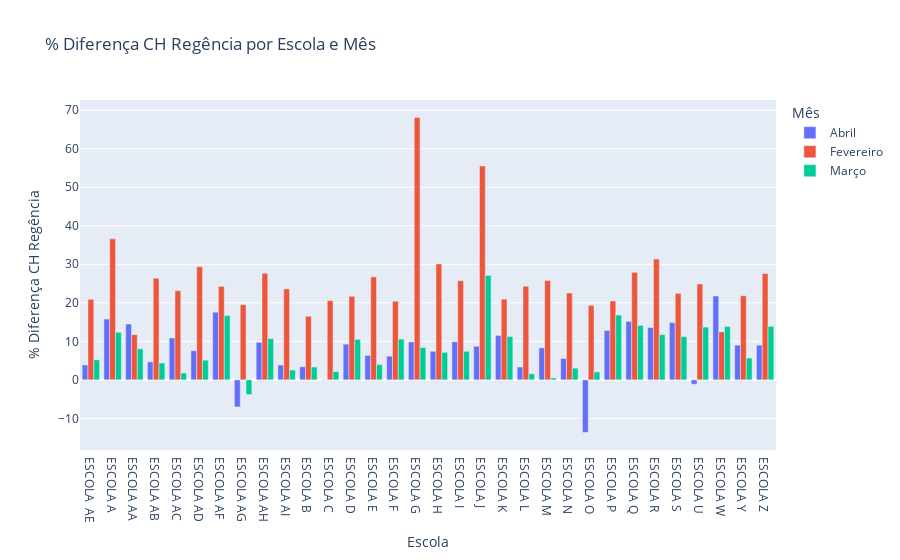
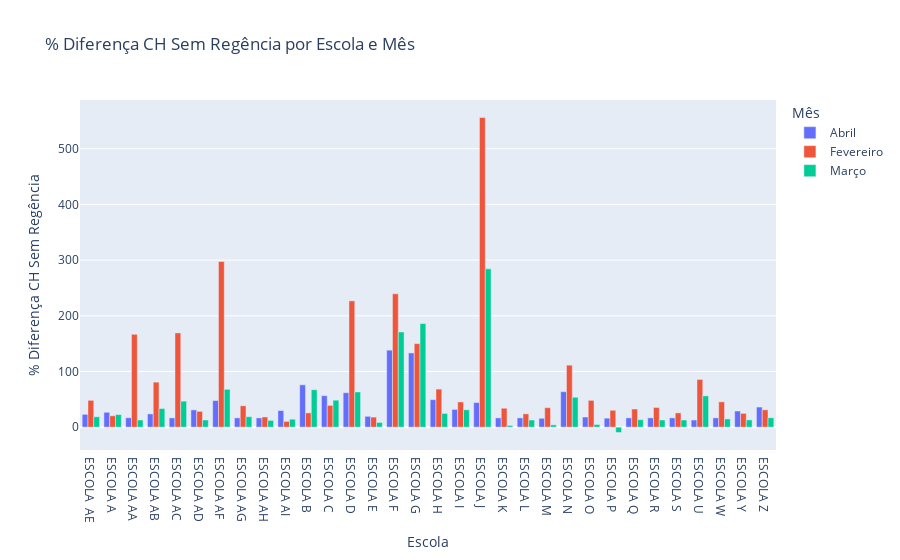

Notebook cell for these charts, in order:
### Code cell
import plotly.express as px

fig = px.bar(df_comparativo, x='Escola', y='% Diferença CH Regência', color='Mês', barmode='group',
             title='% Diferença CH Regência por Escola e Mês')
fig.show()
fig = px.bar(df_comparativo, x='Escola', y='% Diferença CH Sem Regência', color='Mês', barmode='group',
             title='% Diferença CH Sem Regência por Escola e Mês')
fig.show()

### Figure 1 — Plotly figure (JSON) as saved in the notebook; plotly's stock layout.template omitted (floating-point values rounded to 4 significant figures)
{"data": [{"alignmentgroup": "True", "hovertemplate": "Mês=Abril<br>Escola=%{x}<br>% Diferença CH Regência=%{y}<extra></extra>", "legendgroup": "Abril", "marker": {"color": "#636efa", "pattern": {"shape": ""}}, "name": "Abril", "offsetgroup": "Abril", "orientation": "v", "showlegend": true, "textposition": "auto", "type": "bar", "x": ["ESCOLA  AE", "ESCOLA A", "ESCOLA AA", "ESCOLA AB", "ESCOLA AC", "ESCOLA AD", "ESCOLA AF", "ESCOLA AG", "ESCOLA AH", "ESCOLA AI", "ESCOLA B", "ESCOLA C", "ESCOLA D", "ESCOLA E", "ESCOLA F", "ESCOLA G", "ESCOLA H", "ESCOLA I", "ESCOLA J", "ESCOLA K", "ESCOLA L", "ESCOLA M", "ESCOLA N", "ESCOLA O", "ESCOLA P", "ESCOLA Q", "ESCOLA R", "ESCOLA S", "ESCOLA U", "ESCOLA W", "ESCOLA Y", "ESCOLA Z"], "xaxis": "x", "y": [3.87, 15.78, 14.49, 4.66, 10.86, 7.58, 17.57, -7.04, 9.74, 3.86, 3.4, -0.08, 9.26, 6.34, 6.15, 9.85, 7.43, 9.88, 8.72, 11.54, 3.33, 8.3, 5.53, -13.67, 12.8, 15.19, 13.58, 14.85, -1.13, 21.77, 9.01, 9.01], "yaxis": "y"}, {"alignmentgroup": "True", "hovertemplate": "Mês=Fevereiro<br>Escola=%{x}<br>% Diferença CH Regência=%{y}<extra></extra>", "legendgroup": "Fevereiro", "marker": {"color": "#EF553B", "pattern": {"shape": ""}}, "name": "Fevereiro", "offsetgroup": "Fevereiro", "orientation": "v", "showlegend": true, "textposition": "auto", "type": "bar", "x": ["ESCOLA  AE", "ESCOLA A", "ESCOLA AA", "ESCOLA AB", "ESCOLA AC", "ESCOLA AD", "ESCOLA AF", "ESCOLA AG", "ESCOLA AH", "ESCOLA AI", "ESCOLA B", "ESCOLA C", "ESCOLA D", "ESCOLA E", "ESCOLA F", "ESCOLA G", "ESCOLA H", "ESCOLA I", "ESCOLA J", "ESCOLA K", "ESCOLA L", "ESCOLA M", "ESCOLA N", "ESCOLA O", "ESCOLA P", "ESCOLA Q", "ESCOLA R", "ESCOLA S", "ESCOLA U", "ESCOLA W", "ESCOLA Y", "ESCOLA Z"], "xaxis": "x", "y": [20.9, 36.6, 11.73, 26.38, 23.14, 29.37, 24.27, 19.53, 27.65, 23.6, 16.51, 20.58, 21.69, 26.74, 20.42, 68.11, 30.08, 25.74, 55.52, 20.96, 24.3, 25.8, 22.55, 19.31, 20.47, 27.91, 31.36, 22.45, 24.89, 12.44, 21.83, 27.61], "yaxis": "y"}, {"alignmentgroup": "True", "hovertemplate": "Mês=Março<br>Escola=%{x}<br>% Diferença CH Regência=%{y}<extra></extra>", "legendgroup": "Março", "marker": {"color": "#00cc96", "pattern": {"shape": ""}}, "name": "Março", "offsetgroup": "Março", "orientation": "v", "showlegend": true, "textposition": "auto", "type": "bar", "x": ["ESCOLA  AE", "ESCOLA A", "ESCOLA AA", "ESCOLA AB", "ESCOLA AC", "ESCOLA AD", "ESCOLA AF", "ESCOLA AG", "ESCOLA AH", "ESCOLA AI", "ESCOLA B", "ESCOLA C", "ESCOLA D", "ESCOLA E", "ESCOLA F", "ESCOLA G", "ESCOLA H", "ESCOLA I", "ESCOLA J", "ESCOLA K", "ESCOLA L", "ESCOLA M", "ESCOLA N", "ESCOLA O", "ESCOLA P", "ESCOLA Q", "ESCOLA R", "ESCOLA S", "ESCOLA U", "ESCOLA W", "ESCOLA Y", "ESCOLA Z"], "xaxis": "x", "y": [5.2, 12.35, 8.06, 4.37, 1.78, 5.11, 16.69, -3.81, 10.71, 2.54, 3.33, 2.14, 10.51, 3.95, 10.57, 8.37, 7.14, 7.41, 27.11, 11.25, 1.59, 0.48, 3.03, 2.06, 16.82, 14.14, 11.73, 11.23, 13.7, 13.85, 5.67, 13.89], "yaxis": "y"}], "layout": {"barmode": "group", "legend": {"title": {"text": "Mês"}, "tracegroupgap": 0}, "title": {"text": "% Diferença CH Regência por Escola e Mês"}, "xaxis": {"anchor": "y", "domain": [0, 1], "title": {"text": "Escola"}}, "yaxis": {"anchor": "x", "domain": [0, 1], "title": {"text": "% Diferença CH Regência"}}}}

### Figure 2 — Plotly figure (JSON) as saved in the notebook; plotly's stock layout.template omitted (floating-point values rounded to 4 significant figures)
{"data": [{"alignmentgroup": "True", "hovertemplate": "Mês=Abril<br>Escola=%{x}<br>% Diferença CH Sem Regência=%{y}<extra></extra>", "legendgroup": "Abril", "marker": {"color": "#636efa", "pattern": {"shape": ""}}, "name": "Abril", "offsetgroup": "Abril", "orientation": "v", "showlegend": true, "textposition": "auto", "type": "bar", "x": ["ESCOLA  AE", "ESCOLA A", "ESCOLA AA", "ESCOLA AB", "ESCOLA AC", "ESCOLA AD", "ESCOLA AF", "ESCOLA AG", "ESCOLA AH", "ESCOLA AI", "ESCOLA B", "ESCOLA C", "ESCOLA D", "ESCOLA E", "ESCOLA F", "ESCOLA G", "ESCOLA H", "ESCOLA I", "ESCOLA J", "ESCOLA K", "ESCOLA L", "ESCOLA M", "ESCOLA N", "ESCOLA O", "ESCOLA P", "ESCOLA Q", "ESCOLA R", "ESCOLA S", "ESCOLA U", "ESCOLA W", "ESCOLA Y", "ESCOLA Z"], "xaxis": "x", "y": [23.06, 26.72, 16.96, 23.83, 16.67, 31.06, 47.78, 16.67, 16.67, 29.88, 76.05, 56.52, 61.88, 19.52, 138.3, 133.3, 49.39, 31.93, 44.16, 16.67, 16.67, 15.92, 63.74, 18.22, 16.16, 16.67, 16.67, 16.67, 12.84, 16.67, 29.03, 36.11], "yaxis": "y"}, {"alignmentgroup": "True", "hovertemplate": "Mês=Fevereiro<br>Escola=%{x}<br>% Diferença CH Sem Regência=%{y}<extra></extra>", "legendgroup": "Fevereiro", "marker": {"color": "#EF553B", "pattern": {"shape": ""}}, "name": "Fevereiro", "offsetgroup": "Fevereiro", "orientation": "v", "showlegend": true, "textposition": "auto", "type": "bar", "x": ["ESCOLA  AE", "ESCOLA A", "ESCOLA AA", "ESCOLA AB", "ESCOLA AC", "ESCOLA AD", "ESCOLA AF", "ESCOLA AG", "ESCOLA AH", "ESCOLA AI", "ESCOLA B", "ESCOLA C", "ESCOLA D", "ESCOLA E", "ESCOLA F", "ESCOLA G", "ESCOLA H", "ESCOLA I", "ESCOLA J", "ESCOLA K", "ESCOLA L", "ESCOLA M", "ESCOLA N", "ESCOLA O", "ESCOLA P", "ESCOLA Q", "ESCOLA R", "ESCOLA S", "ESCOLA U", "ESCOLA W", "ESCOLA Y", "ESCOLA Z"], "xaxis": "x", "y": [48.19, 20.44, 166.8, 80.89, 169.2, 28.4, 297.4, 38.39, 18.33, 10.42, 25.64, 39.1, 226.8, 18.06, 239.4, 150, 68.38, 45.34, 556.0, 34.01, 23.93, 35.02, 111.4, 48.14, 30.32, 32.61, 35.37, 25.64, 85.72, 45.51, 24.76, 31.17], "yaxis": "y"}, {"alignmentgroup": "True", "hovertemplate": "Mês=Março<br>Escola=%{x}<br>% Diferença CH Sem Regência=%{y}<extra></extra>", "legendgroup": "Março", "marker": {"color": "#00cc96", "pattern": {"shape": ""}}, "name": "Março", "offsetgroup": "Março", "orientation": "v", "showlegend": true, "textposition": "auto", "type": "bar", "x": ["ESCOLA  AE", "ESCOLA A", "ESCOLA AA", "ESCOLA AB", "ESCOLA AC", "ESCOLA AD", "ESCOLA AF", "ESCOLA AG", "ESCOLA AH", "ESCOLA AI", "ESCOLA B", "ESCOLA C", "ESCOLA D", "ESCOLA E", "ESCOLA F", "ESCOLA G", "ESCOLA H", "ESCOLA I", "ESCOLA J", "ESCOLA K", "ESCOLA L", "ESCOLA M", "ESCOLA N", "ESCOLA O", "ESCOLA P", "ESCOLA Q", "ESCOLA R", "ESCOLA S", "ESCOLA U", "ESCOLA W", "ESCOLA Y", "ESCOLA Z"], "xaxis": "x", "y": [18.7, 22.64, 12.9, 33.43, 46.72, 12.9, 68, 18.79, 12.16, 14.34, 67.26, 48.44, 63.24, 8.53, 171.0, 186.0, 24.67, 31.3, 284.3, 3.14, 12.9, 4.16, 53.75, 4.72, -9.57, 13.47, 12.9, 12.9, 56.21, 14.78, 13.05, 16.89], "yaxis": "y"}], "layout": {"barmode": "group", "legend": {"title": {"text": "Mês"}, "tracegroupgap": 0}, "title": {"text": "% Diferença CH Sem Regência por Escola e Mês"}, "xaxis": {"anchor": "y", "domain": [0, 1], "title": {"text": "Escola"}}, "yaxis": {"anchor": "x", "domain": [0, 1], "title": {"text": "% Diferença CH Sem Regência"}}}}
